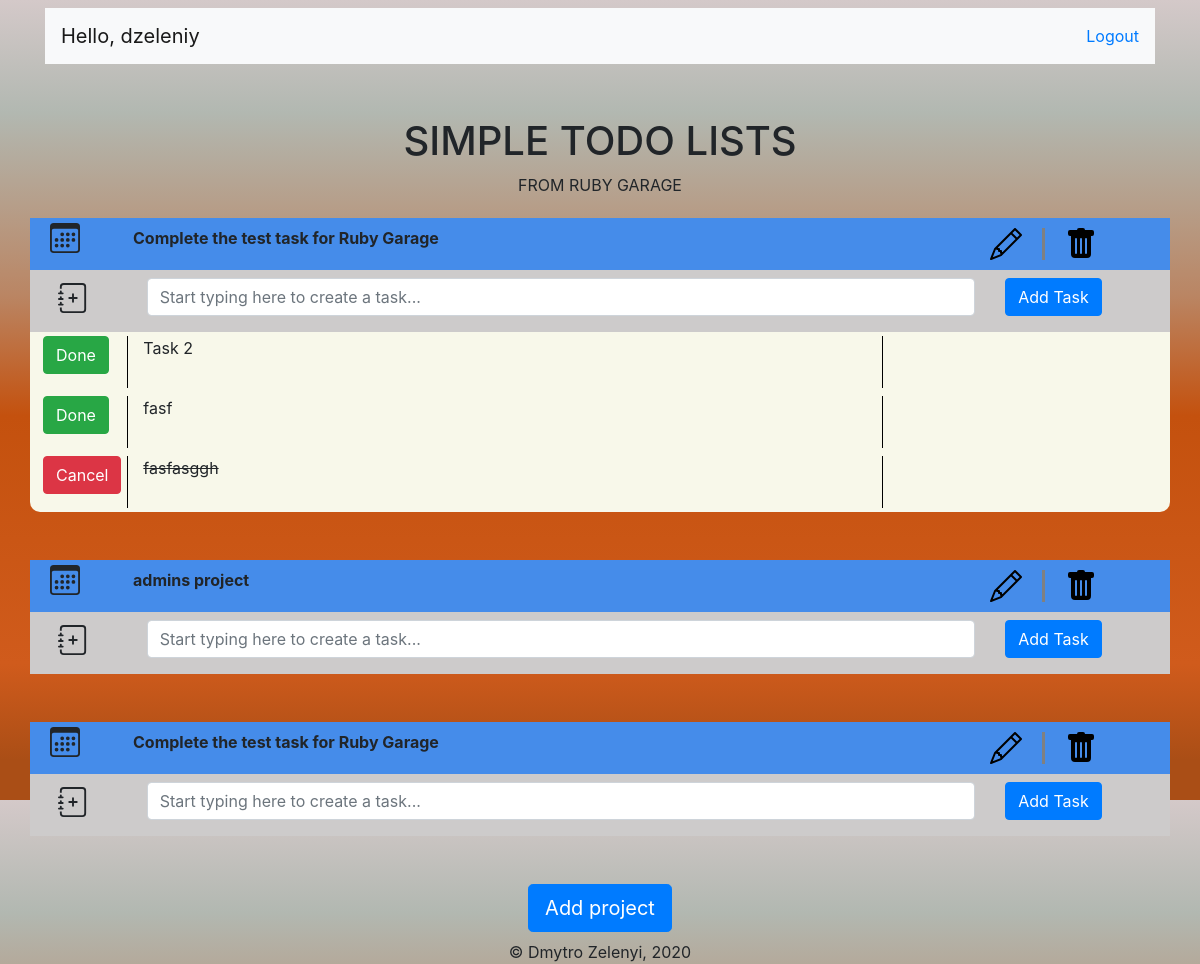
Screenshot of / (signed in) with the database file from the repository.
### todolist/models.py (models this page shows, shortened)
class User(db.Model, UserMixin):
    id = db.Column(db.Integer, primary_key=True)
    username = db.Column(db.String(20), unique=True, nullable=False)
    email = db.Column(db.String(120), unique=True, nullable=False)
    password = db.Column(db.String(60), nullable=False)
    projects = db.relationship('Project', backref='owner', lazy=True)

class Project(db.Model):
    id = db.Column(db.Integer, primary_key=True)
    name = db.Column(db.String(200), nullable=False)
    tasks = db.relationship('Task', backref='project', lazy=True)
    user_id = db.Column(db.Integer, db.ForeignKey('user.id'), nullable=False)

class Task(db.Model):
    id = db.Column(db.Integer, primary_key=True)
    name = db.Column(db.String(200), nullable=False)
    status = db.Column(db.Boolean, nullable=False, default=False)
    priority = db.Column(db.Integer, nullable=False)
    deadline = db.Column(db.DateTime, nullable=True)
    project_id = db.Column(db.Integer, db.ForeignKey('project.id'))

### todolist/routes.py (the view)
@app.route('/home')
@app.route('/')
def index():
    if current_user.is_authenticated:
        projects = Project.query.filter_by(user_id=current_user.id).all()
        return render_template('index.html', projects=projects, tasks=Task)
    else:
        return redirect(url_for('login'))

### todolist/__init__.py (called while the page is built)
@app.context_processor
def override_url_for():
    return dict(url_for=dated_url_for)

def dated_url_for(endpoint, **values):
    if endpoint == 'static':
        filename = values.get('filename', None)
        if filename:
            file_path = os.path.join(app.root_path,
                                     endpoint, filename)
            values['q'] = int(os.stat(file_path).st_mtime)
    return url_for(endpoint, **values)

### todolist/models.py (called while the page is built)
@login_manager.user_loader
def load_user(user_id):
    return User.query.get(int(user_id))

### todolist/templates/index.html (shortened to what this page needs)
{% extends 'base.html' %}
{% block content %}
    <nav class="navbar navbar-light bg-light justify-content-between">
        <a class="navbar-brand">Hello, {{ current_user.username }}</a>
        <div>
            <a href="/logout">Logout</a>
        </div>
    </nav>
    <div class="headers">
        <h1>SIMPLE TODO LISTS</h1>
        <p>FROM RUBY GARAGE</p>
    </div>
    {% include 'projects.html' %}
    <div class="text-center">
        <button type="button" class="btn btn-primary btn-lg" data-toggle="modal" data-target="#projectModel">
            Add project
        </button>
    </div>
    <div class="text-center mt-2">
        <p>&copy; Dmytro Zelenyi, 2020</p>
    </div>
{% endblock %}

### todolist/templates/base.html (shortened to what this page needs)
<!DOCTYPE html>
<html lang="en">
<head>
    <link rel="stylesheet" href="https://cdn.jsdelivr.net/npm/bootstrap@4.5.3/dist/css/bootstrap.min.css"
>
    <link rel="stylesheet" type="text/css" href="{{ url_for('static', filename='styles/main.css') }}"/>
</head>
<body>
<div class="container">
    {% block content %}{% endblock %}
    </div>
</body>
</html>

### todolist/templates/projects.html (shortened to what this page needs)
{% for project in projects %}
    <div class="project mb-5">
        <div class="row" style="background: #458cea;">
            <div class="col-md-1">
            </div>
            <div class="col-md-9 p-2">
                <span class="font-weight-bolder">{{ project.name }}</span>
            </div>
            <div class="col-md-2">
                <div class="row">
                    <div class="row">
                        <div class="col-md-12">
                            <a href="#" data-toggle="modal" data-target="#updateProject-{{ project.id }}">
                            </a>
                        </div>
                    </div>
                    <div class="row">
                        <div class="col-md-12">
                            <div class="vl icon"></div>
                        </div>
                    </div>
                    <form action="/delete_project/{{ project.id }}" method="post" id="project-delete-{{ project.id }}">
                        <div class="row">
                            <div class="col-md-12">
                                <a href="#"
                                   onclick="document.getElementById('project-delete-{{ project.id }}').submit()">
                                </a>
                            </div>
                        </div>
                    </form>
                </div>
            </div>
        </div>
        <div class="row p-2" style="background: #cdcbcb;">
            <div class="col-md-1">
            </div>
            <form class="col-md-11" action="/add_task/{{ project.id }}" method="post">
                <div class="row">
                    <div class="col-md-10">
                        <input required type="text" class="form-control" name="task_title"
                               placeholder="Start typing here to create a task...">
                    </div>
                    <div class="col-md-2">
                        <button type="submit" class="btn btn-primary mb-2">Add Task</button>
                    </div>
                </div>
            </form>
        </div>
        {% for task in tasks.query.filter_by(project_id=project.id).order_by(tasks.priority) %}
            <div class="row p-1 mouse_over"
                 {% if task.priority == tasks.query.filter_by(project_id=project.id).count() %}style="border-radius: 0 0 10px 10px;"{% endif %}
                 onMouseOver="show_tools({{ task.id }})"
                 onMouseOut="hide_tools({{ task.id }})">
                <div class="col-md-1 custom-control custom-checkbox" style="border-right: 1px solid black">
                    <form action="/change_status/{{ task.id }}" method="post">
                        <div class="row">
                            {% if task.status %}
                                <button type="submit" class="btn btn-danger">Cancel</button>
                            {% else %}
                                <button type="submit" class="btn btn-success">Done</button>
                            {% endif %}
                        </div>
                    </form>
                </div>
                <div class="col-md-8" style="border-right: 1px solid black">
                    <span {% if task.status %}style="text-decoration: line-through;"{% endif %}>{{ task.name }}
                         </span>
                </div>
            </div>
        {% endfor %}
    </div>
{% endfor %}

### todolist/static/styles/main.css (style rules this page uses)
html { height: 100%; }
body { height: 100%; margin: 0; background-repeat: no-repeat; background-attachment: fixed; background: rgb(170, 78, 22); background: linear-gradient(0deg, rgba(170, 78, 22, 1) 5%, rgba(208, 91, 28, 1) 17%, rgba(196, 81, 14, 1) 48%, rgba(186, 133, 99, 1) 63%, rgba(178, 184, 177, 1) 86%, rgba(212, 201, 201, 1) 100%); }
.headers { text-align: center; padding: 5px; margin-top: 3em; }
.vl { border-left: 3px solid grey; height: 2em; }
.icon { float: right; margin: 10px; }
a .icon { color: black; }
.mouse_over { background: #f8f8ea; }

### rows the page displays
User: username "dzeleniy"
Project: name "Complete the test task for Ruby Garage"
Task: status "Done", name "Task 2"
Task: status "Done", name "fasf"
Task: status "Cancel", name "fasfasggh"
Project: name "admins project"
Project: name "Complete the test task for Ruby Garage"
